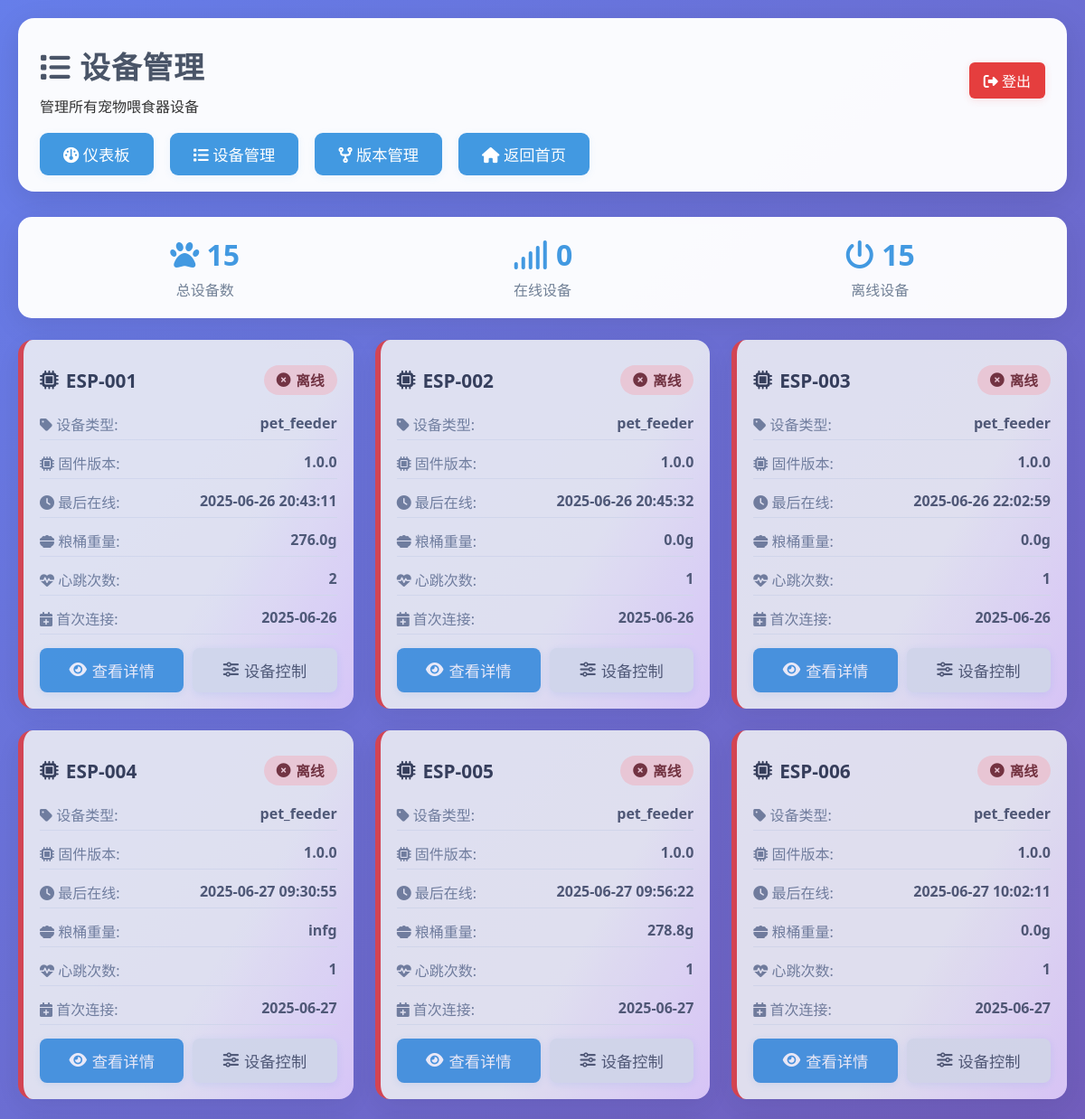
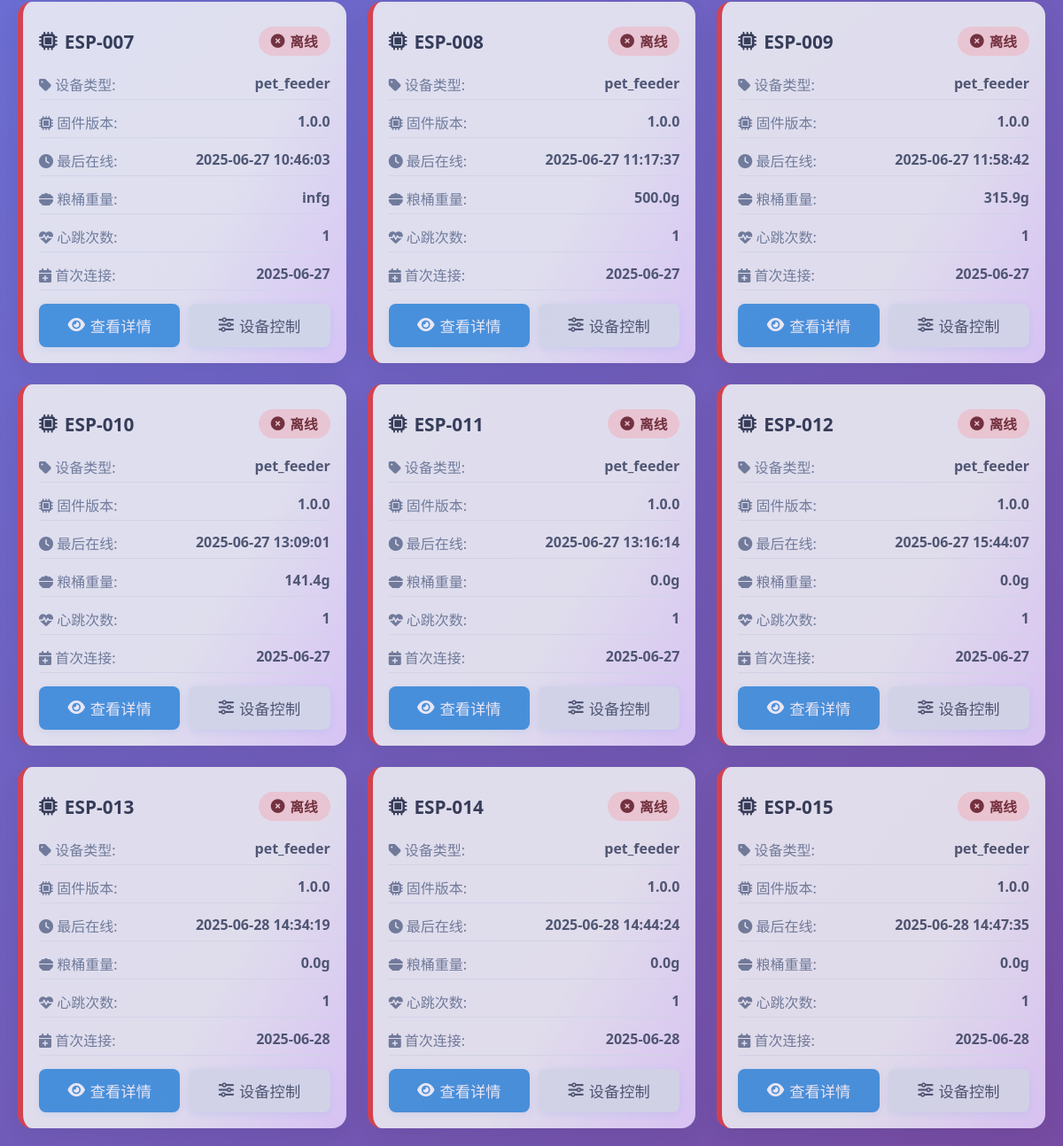
Page /admin/devices (signed in) on the committed database (2 pictures, top to bottom).
### pet_feeder_server.py (models this page shows)
class Device(db.Model):
    __tablename__ = 'devices'
    id = db.Column(db.Integer, primary_key=True)
    device_id = db.Column(db.String(20), unique=True, nullable=False)
    password = db.Column(db.String(100), nullable=False)
    device_type = db.Column(db.String(50), default='pet_feeder')
    firmware_version = db.Column(db.String(20), default='1.0.0')
    protocol_version = db.Column(db.String(10), default='1.0')  # 新增：协议版本
    hardware_version = db.Column(db.String(10), default='1.0')  # 新增：硬件版本
    first_seen = db.Column(db.DateTime, default=datetime.utcnow)
    last_seen = db.Column(db.DateTime, default=datetime.utcnow)
    is_online = db.Column(db.Boolean, default=False)
    heartbeat_count = db.Column(db.Integer, default=0)
    grain_weight = db.Column(db.Float, default=0.0)  # 粮桶重量
    last_grain_update = db.Column(db.DateTime, default=datetime.utcnow)
    boot_count = db.Column(db.Integer, default=0)  # 新增：启动次数
    install_time = db.Column(db.DateTime, default=datetime.utcnow)  # 新增：安装时间

### pet_feeder_server.py (the view)
    def decorated_function(*args, **kwargs):
        if 'admin_user' not in session:
            flash('需要管理员权限', 'error')
            return redirect(url_for('login'))
        return f(*args, **kwargs)

### pet_feeder_server.py (called while the page is built)
def admin_required(f):
    def decorated_function(*args, **kwargs):
        if 'admin_user' not in session:
            flash('需要管理员权限', 'error')
            return redirect(url_for('login'))
        return f(*args, **kwargs)
    decorated_function.__name__ = f.__name__
    return decorated_function

@app.route('/admin/devices')
@admin_required
def admin_devices():
    devices = Device.query.all()
    beijing = pytz.timezone('Asia/Shanghai')
    for device in devices:
        device.last_seen_local = device.last_seen.replace(tzinfo=pytz.utc).astimezone(beijing) if device.last_seen else None
        device.last_grain_update_local = device.last_grain_update.replace(tzinfo=pytz.utc).astimezone(beijing) if device.last_grain_update else None
        device.is_online_now = (datetime.utcnow() - device.last_seen).total_seconds() < 300 if device.last_seen else False
    return render_template('admin_devices.html', devices=devices)

### templates/admin_devices.html (shortened to what this page needs)
<!DOCTYPE html>
<html lang="zh-CN">
<head>
    <link rel="stylesheet" href="https://cdnjs.cloudflare.com/ajax/libs/font-awesome/6.4.2/css/all.min.css">
</head>
<body>
    <div class="container">
        <div class="header">
            <div style="display: flex; justify-content: space-between; align-items: center;">
                <div>
                    <h1><i class="fa-solid fa-list"></i> 设备管理</h1>
                    <p>管理所有宠物喂食器设备</p>
                </div>
                <a href="{{ url_for('logout') }}" class="logout-btn"><i class="fa-solid fa-right-from-bracket"></i> 登出</a>
            </div>
            <div class="nav">
                <a href="{{ url_for('admin_dashboard') }}"><i class="fa-solid fa-gauge"></i> 仪表板</a>
                <a href="{{ url_for('admin_devices') }}"><i class="fa-solid fa-list"></i> 设备管理</a>
                <a href="{{ url_for('admin_versions') }}"><i class="fa-solid fa-code-fork"></i> 版本管理</a>
                <a href="{{ url_for('index') }}"><i class="fa-solid fa-house"></i> 返回首页</a>
            </div>
        </div>
        <div class="stats-summary">
            <div class="stats-row">
                <div class="stat-item">
                    <div class="stat-number"><i class="fa-solid fa-paw"></i> {{ devices|length }}</div>
                    <div class="stat-label">总设备数</div>
                </div>
                <div class="stat-item">
                    <div class="stat-number"><i class="fa-solid fa-signal"></i> {{ devices|selectattr('is_online_now')|list|length }}</div>
                    <div class="stat-label">在线设备</div>
                </div>
                <div class="stat-item">
                    <div class="stat-number"><i class="fa-solid fa-power-off"></i> {{ devices|rejectattr('is_online_now')|list|length }}</div>
                    <div class="stat-label">离线设备</div>
                </div>
            </div>
        </div>
        <div class="devices-grid">
            {% for device in devices %}
            <div class="device-card {% if not device.is_online_now %}offline{% endif %}">
                <div class="device-header">
                    <div class="device-id"><i class="fa-solid fa-microchip"></i> {{ device.device_id }}</div>
                    <div class="device-status {% if device.is_online_now %}status-online{% else %}status-offline{% endif %}">
                        {% if device.is_online_now %}<i class="fa-solid fa-circle-check"></i> 在线{% else %}<i class="fa-solid fa-circle-xmark"></i> 离线{% endif %}
                    </div>
                </div>
                <div class="device-info">
                    <div class="info-row">
                        <span class="info-label"><i class="fa-solid fa-tag"></i> 设备类型:</span>
                        <span class="info-value">{{ device.device_type }}</span>
                    </div>
                    <div class="info-row">
                        <span class="info-label"><i class="fa-solid fa-microchip"></i> 固件版本:</span>
                        <span class="info-value">{{ device.firmware_version }}</span>
                    </div>
                    <div class="info-row">
                        <span class="info-label"><i class="fa-solid fa-clock"></i> 最后在线:</span>
                        <span class="info-value">{{ device.last_seen_local.strftime('%Y-%m-%d %H:%M:%S') if device.last_seen_local else '未知' }}</span>
                    </div>
                    <div class="info-row">
                        <span class="info-label"><i class="fa-solid fa-bowl-food"></i> 粮桶重量:</span>
                        <span class="info-value">{{ device.grain_weight }}g</span>
                    </div>
                    <div class="info-row">
                        <span class="info-label"><i class="fa-solid fa-heart-pulse"></i> 心跳次数:</span>
                        <span class="info-value">{{ device.heartbeat_count }}</span>
                    </div>
                    <div class="info-row">
                        <span class="info-label"><i class="fa-solid fa-calendar-plus"></i> 首次连接:</span>
                        <span class="info-value">{{ device.first_seen.strftime('%Y-%m-%d') if device.first_seen else '未知' }}</span>
                    </div>
                </div>
                <div class="device-actions">
                    <a href="{{ url_for('admin_device_detail', device_id=device.device_id) }}" class="action-btn btn-primary"><i class="fa-solid fa-eye"></i> 查看详情</a>
                    <a href="{{ url_for('index') }}?device_id={{ device.device_id }}" class="action-btn btn-secondary"><i class="fa-solid fa-sliders"></i> 设备控制</a>
                </div>
            </div>
            {% endfor %}
        </div>
    </div>
</body>
</html>

### templates/admin_devices.html (style rules this page uses)
* { margin: 0; padding: 0; box-sizing: border-box; }
body { font-family: 'Segoe UI', Tahoma, Geneva, Verdana, sans-serif; background: linear-gradient(135deg, #667eea 0%, #764ba2 100%); min-height: 100vh; color: #333; }
.container { max-width: 1200px; margin: 0 auto; padding: 20px; }
.header { background: rgba(255, 255, 255, 0.97); border-radius: 18px; padding: 28px 24px 18px 24px; margin-bottom: 28px; box-shadow: 0 8px 32px rgba(0, 0, 0, 0.10); }
.header h1 { color: #4a5568; margin-bottom: 8px; font-size: 2.1em; letter-spacing: 1px; }
.nav { display: flex; gap: 18px; margin-top: 18px; }
.nav a { background: #4299e1; color: white; padding: 11px 26px; text-decoration: none; border-radius: 9px; font-size: 1.08em; font-weight: 500; transition: all 0.3s; box-shadow: 0 2px 8px rgba(66,153,225,0.08); }
.logout-btn { background: #e53e3e; color: white; padding: 8px 16px; border: none; border-radius: 6px; cursor: pointer; text-decoration: none; display: inline-block; margin-left: auto; font-size: 1em; font-weight: 500; box-shadow: 0 2px 8px #e53e3e22; transition: background 0.2s; }
.devices-grid { display: grid; grid-template-columns: repeat(auto-fill, minmax(350px, 1fr)); gap: 24px; }
.device-card { background: linear-gradient(120deg, #f3f4f6 60%, #e9d5ff 100%); border-radius: 16px; padding: 28px 18px 18px 18px; box-shadow: 0 8px 32px rgba(0, 0, 0, 0.08); transition: transform 0.3s, box-shadow 0.3s; border-left: 6px solid #4299e1; position: relative; overflow: hidden; animation: popin 0.7s cubic-bezier(.68,-0.55,.27,1.55); }
.device-card.offline { border-left-color: #e53e3e; opacity: 0.85; }
.device-header { display: flex; justify-content: space-between; align-items: center; margin-bottom: 15px; }
.device-id { font-size: 1.3em; font-weight: bold; color: #2d3748; display: flex; align-items: center; gap: 8px; }
.device-status { padding: 5px 14px; border-radius: 20px; font-size: 0.98em; font-weight: bold; display: flex; align-items: center; gap: 6px; }
.status-offline { background: #fed7d7; color: #742a2a; }
.device-info { margin-bottom: 15px; }
.info-row { display: flex; justify-content: space-between; margin-bottom: 8px; padding: 5px 0; border-bottom: 1px solid #e2e8f0; }
.info-label { color: #718096; font-weight: 500; }
.info-value { color: #4a5568; font-weight: 600; }
.device-actions { display: flex; gap: 10px; margin-top: 15px; }
.action-btn { flex: 1; padding: 12px; border: none; border-radius: 8px; cursor: pointer; text-decoration: none; text-align: center; font-weight: 500; font-size: 1.08em; transition: all 0.3s; box-shadow: 0 2px 8px #4299e122; display: flex; align-items: center; justify-content: center; gap: 6px; }
.btn-primary { background: #4299e1; color: white; }
.btn-secondary { background: #e2e8f0; color: #4a5568; }
.stats-summary { background: rgba(255, 255, 255, 0.97); border-radius: 15px; padding: 20px; margin-bottom: 24px; box-shadow: 0 8px 32px rgba(0, 0, 0, 0.08); }
.stats-row { display: flex; justify-content: space-around; text-align: center; }
.stat-item { flex: 1; }
.stat-number { font-size: 2em; font-weight: bold; color: #4299e1; }
.stat-label { color: #718096; margin-top: 5px; }

### rows in the picture
Device: device_id "ESP-001", device_type "pet_feeder", firmware_version "1.0.0", last_seen_local "2025-06-26 20:43:11", grain_weight "276.0", heartbeat_count "2", first_seen "2025-06-26"
Device: device_id "ESP-002", device_type "pet_feeder", firmware_version "1.0.0", last_seen_local "2025-06-26 20:45:32", grain_weight "0.0", heartbeat_count "1", first_seen "2025-06-26"
Device: device_id "ESP-003", device_type "pet_feeder", firmware_version "1.0.0", last_seen_local "2025-06-26 22:02:59", grain_weight "0.0", heartbeat_count "1", first_seen "2025-06-26"
Device: device_id "ESP-004", device_type "pet_feeder", firmware_version "1.0.0", last_seen_local "2025-06-27 09:30:55", grain_weight "inf", heartbeat_count "1", first_seen "2025-06-27"
Device: device_id "ESP-005", device_type "pet_feeder", firmware_version "1.0.0", last_seen_local "2025-06-27 09:56:22", grain_weight "278.8", heartbeat_count "1", first_seen "2025-06-27"
Device: device_id "ESP-006", device_type "pet_feeder", firmware_version "1.0.0", last_seen_local "2025-06-27 10:02:11", grain_weight "0.0", heartbeat_count "1", first_seen "2025-06-27"
Device: device_id "ESP-007", device_type "pet_feeder", firmware_version "1.0.0", last_seen_local "2025-06-27 10:46:03", grain_weight "inf", heartbeat_count "1", first_seen "2025-06-27"
Device: device_id "ESP-008", device_type "pet_feeder", firmware_version "1.0.0", last_seen_local "2025-06-27 11:17:37", grain_weight "500.0", heartbeat_count "1", first_seen "2025-06-27"
Device: device_id "ESP-009", device_type "pet_feeder", firmware_version "1.0.0", last_seen_local "2025-06-27 11:58:42", grain_weight "315.9", heartbeat_count "1", first_seen "2025-06-27"
Device: device_id "ESP-010", device_type "pet_feeder", firmware_version "1.0.0", last_seen_local "2025-06-27 13:09:01", grain_weight "141.4", heartbeat_count "1", first_seen "2025-06-27"
Device: device_id "ESP-011", device_type "pet_feeder", firmware_version "1.0.0", last_seen_local "2025-06-27 13:16:14", grain_weight "0.0", heartbeat_count "1", first_seen "2025-06-27"
Device: device_id "ESP-012", device_type "pet_feeder", firmware_version "1.0.0", last_seen_local "2025-06-27 15:44:07", grain_weight "0.0", heartbeat_count "1", first_seen "2025-06-27"
Device: device_id "ESP-013", device_type "pet_feeder", firmware_version "1.0.0", last_seen_local "2025-06-28 14:34:19", grain_weight "0.0", heartbeat_count "1", first_seen "2025-06-28"
Device: device_id "ESP-014", device_type "pet_feeder", firmware_version "1.0.0", last_seen_local "2025-06-28 14:44:24", grain_weight "0.0", heartbeat_count "1", first_seen "2025-06-28"
Device: device_id "ESP-015", device_type "pet_feeder", firmware_version "1.0.0", last_seen_local "2025-06-28 14:47:35", grain_weight "0.0", heartbeat_count "1", first_seen "2025-06-28"

### other values in the picture
{{ devices|length }} "15"
{{ devices|selectattr('is_online_now')|list|length }} "0"
{{ devices|rejectattr('is_online_now')|list|length }} "15"
